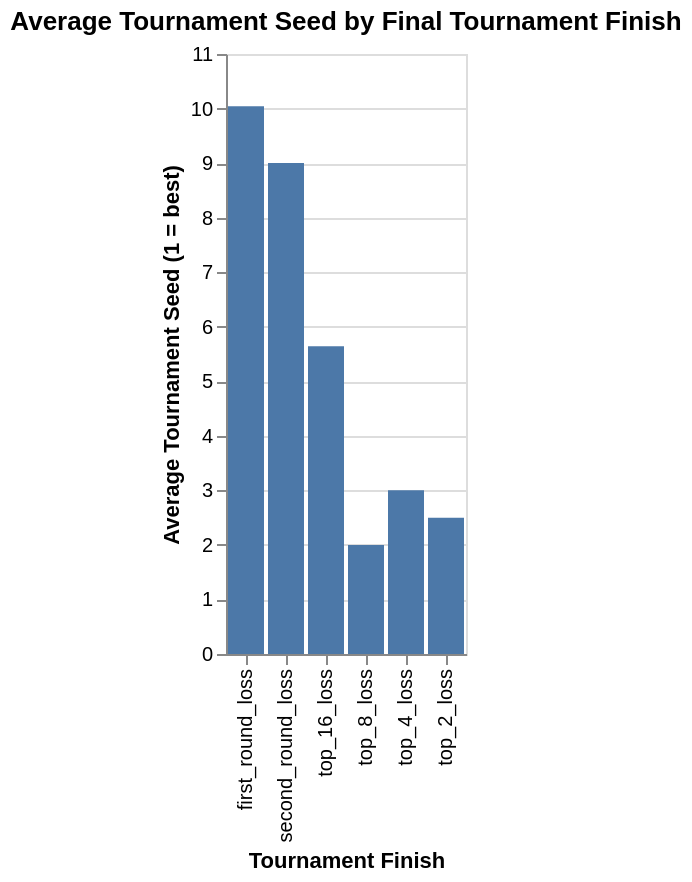

The notebook cell this image was saved under:
### Markdown cell above
Visualization 2: This chart compares average tournament seed with final tournament finishes to test whether the team's seed can predict how far a team advances. Average seed falls from about 10 for first round losers to about 2 to 3 for teams that reached the top 8 or beyond. Since a lower seed number would mean a better team, better seeds would tend to go further which would match the predicted pattern. This suggests that a team's seed is a strong predictor of tournament outcome, and a much clearer one than conference win percentage.

### Code cell
seed_plot = alt.Chart(wmm_tidy).mark_bar().encode(
    x = alt.X("tourney_finish").sort(finish_order).title("Tournament Finish"),
    y = alt.Y("mean(seed)").title("Average Tournament Seed (1 = best)")
).properties(
    title="Average Tournament Seed by Final Tournament Finish"
)

seed_plot

### Figure 1 — Vega-Lite specification as saved in the notebook (floating-point values rounded to 4 significant figures)
{"config": {"view": {"continuousWidth": 300, "continuousHeight": 300}}, "data": {"name": "data-cf216c69a7f94ce19a87af09c7742b5c"}, "mark": {"type": "bar"}, "encoding": {"x": {"field": "tourney_finish", "sort": ["opening_round_loss", "first_round_loss", "second_round_loss", "top_16_loss", "top_8_loss", "top_4_loss", "top_2_loss", "champ"], "title": "Tournament Finish", "type": "nominal"}, "y": {"aggregate": "mean", "field": "seed", "title": "Average Tournament Seed (1 = best)", "type": "quantitative"}}, "title": "Average Tournament Seed by Final Tournament Finish", "$schema": "https://vega.github.io/schema/vega-lite/v5.20.1.json", "datasets": {"data-cf216c69a7f94ce19a87af09c7742b5c": [{"year": 1983, "school": "Auburn", "seed": 5, "conf_wins_pct": 75.0, "reg_wins_pct": 76.7, "tourney_finish": "top_16_loss"}, {"year": 1983, "school": "Georgia", "seed": 2, "conf_wins_pct": 50.0, "reg_wins_pct": 80.0, "tourney_finish": "top_4_loss"}, {"year": 1983, "school": "Kentucky", "seed": 3, "conf_wins_pct": 75.0, "reg_wins_pct": 85.2, "tourney_finish": "first_round_loss"}, {"year": 1983, "school": "Ole Miss", "seed": 4, "conf_wins_pct": 75.0, "reg_wins_pct": 83.3, "tourney_finish": "top_16_loss"}, {"year": 1983, "school": "Tennessee", "seed": 1, "conf_wins_pct": 87.5, "reg_wins_pct": 76.7, "tourney_finish": "top_8_loss"}, {"year": 1984, "school": "Alabama", "seed": 2, "conf_wins_pct": 62.5, "reg_wins_pct": 73.3, "tourney_finish": "top_16_loss"}, {"year": 1984, "school": "Georgia", "seed": 1, "conf_wins_pct": 87.5, "reg_wins_pct": 93.3, "tourney_finish": "top_8_loss"}, {"year": 1984, "school": "Louisville", "seed": 5, "conf_wins_pct": 70.0, "reg_wins_pct": 51.6, "tourney_finish": "first_round_loss"}, {"year": 1984, "school": "LSU", "seed": 5, "conf_wins_pct": 62.5, "reg_wins_pct": 78.6, "tourney_finish": "top_16_loss"}, {"year": 1984, "school": "Ole Miss", "seed": 4, "conf_wins_pct": 75.0, "reg_wins_pct": 82.1, "tourney_finish": "top_16_loss"}, {"year": 1984, "school": "Tennessee", "seed": 3, "conf_wins_pct": 87.5, "reg_wins_pct": 67.9, "tourney_finish": "top_2_loss"}, {"year": 1985, "school": "Auburn", "seed": 3, "conf_wins_pct": 62.5, "reg_wins_pct": 82.8, "tourney_finish": "top_16_loss"}, {"year": 1985, "school": "Georgia", "seed": 2, "conf_wins_pct": 87.5, "reg_wins_pct": 86.2, "tourney_finish": "top_2_loss"}, {"year": 1985, "school": "Memphis", "seed": 6, "conf_wins_pct": 90.0, "reg_wins_pct": 79.3, "tourney_finish": "first_round_loss"}, {"year": 1985, "school": "Ole Miss", "seed": 2, "conf_wins_pct": 100.0, "reg_wins_pct": 93.1, "tourney_finish": "top_8_loss"}, {"year": 1985, "school": "Southern Miss.", "seed": 7, "conf_wins_pct": 80.0, "reg_wins_pct": 72.4, "tourney_finish": "first_round_loss"}, {"year": 1985, "school": "Tennessee", "seed": 3, "conf_wins_pct": 50.0, "reg_wins_pct": 70.0, "tourney_finish": "top_16_loss"}, {"year": 1996, "school": "DePaul", "seed": 7, "conf_wins_pct": 92.9, "reg_wins_pct": 69.0, "tourney_finish": "second_round_loss"}, {"year": 1996, "school": "George Washington", "seed": 6, "conf_wins_pct": 87.5, "reg_wins_pct": 80.6, "tourney_finish": "second_round_loss"}, {"year": 1996, "school": "Massachusetts", "seed": 8, "conf_wins_pct": 68.8, "reg_wins_pct": 69.0, "tourney_finish": "first_round_loss"}, {"year": 1996, "school": "Memphis", "seed": 8, "conf_wins_pct": 71.4, "reg_wins_pct": 66.7, "tourney_finish": "first_round_loss"}, {"year": 1996, "school": "Notre Dame", "seed": 12, "conf_wins_pct": 83.3, "reg_wins_pct": 75.9, "tourney_finish": "second_round_loss"}, {"year": 1996, "school": "Rhode Island", "seed": 10, "conf_wins_pct": 81.3, "reg_wins_pct": 75.0, "tourney_finish": "first_round_loss"}, {"year": 1996, "school": "Southern Miss.", "seed": 9, "conf_wins_pct": 78.6, "reg_wins_pct": 75.0, "tourney_finish": "second_round_loss"}, {"year": 1996, "school": "Tulane", "seed": 14, "conf_wins_pct": 64.3, "reg_wins_pct": 70.0, "tourney_finish": "first_round_loss"}, {"year": 1996, "school": "UConn", "seed": 1, "conf_wins_pct": 94.4, "reg_wins_pct": 90.9, "tourney_finish": "top_4_loss"}, {"year": 1997, "school": "DePaul", "seed": 12, "conf_wins_pct": 71.4, "reg_wins_pct": 71.4, "tourney_finish": "first_round_loss"}, {"year": 1997, "school": "George Washington", "seed": 5, "conf_wins_pct": 100.0, "reg_wins_pct": 83.3, "tourney_finish": "top_8_loss"}, {"year": 1997, "school": "Louisville", "seed": 10, "conf_wins_pct": 85.7, "reg_wins_pct": 71.4, "tourney_finish": "first_round_loss"}, {"year": 1997, "school": "Marquette", "seed": 12, "conf_wins_pct": 71.4, "reg_wins_pct": 69.0, "tourney_finish": "second_round_loss"}, {"year": 1997, "school": "Memphis", "seed": 11, "conf_wins_pct": 85.7, "reg_wins_pct": 78.6, "tourney_finish": "first_round_loss"}, {"year": 1997, "school": "Notre Dame", "seed": 6, "conf_wins_pct": 94.4, "reg_wins_pct": 81.8, "tourney_finish": "top_4_loss"}, {"year": 1997, "school": "Saint Joseph's", "seed": 7, "conf_wins_pct": 93.8, "reg_wins_pct": 86.2, "tourney_finish": "second_round_loss"}, {"year": 1997, "school": "San Diego St.", "seed": 11, "conf_wins_pct": 93.8, "reg_wins_pct": 79.3, "tourney_finish": "first_round_loss"}, {"year": 1997, "school": "Tulane", "seed": 4, "conf_wins_pct": 85.7, "reg_wins_pct": 86.7, "tourney_finish": "second_round_loss"}, {"year": 1997, "school": "UC Santa Barbara", "seed": 13, "conf_wins_pct": 93.3, "reg_wins_pct": 82.8, "tourney_finish": "first_round_loss"}, {"year": 1997, "school": "UConn", "seed": 1, "conf_wins_pct": 100.0, "reg_wins_pct": 100.0, "tourney_finish": "top_8_loss"}, {"year": 1997, "school": "Utah", "seed": 5, "conf_wins_pct": 93.8, "reg_wins_pct": 82.8, "tourney_finish": "second_round_loss"}, {"year": 1998, "school": "Colorado St.", "seed": 12, "conf_wins_pct": 78.6, "reg_wins_pct": 82.1, "tourney_finish": "second_round_loss"}, {"year": 1998, "school": "George Washington", "seed": 10, "conf_wins_pct": 75.0, "reg_wins_pct": 67.9, "tourney_finish": "second_round_loss"}, {"year": 1998, "school": "Hawaii", "seed": 8, "conf_wins_pct": 92.9, "reg_wins_pct": 88.9, "tourney_finish": "first_round_loss"}, {"year": 1998, "school": "Kent St.", "seed": 13, "conf_wins_pct": 100.0, "reg_wins_pct": 79.3, "tourney_finish": "first_round_loss"}, {"year": 1998, "school": "Louisville", "seed": 10, "conf_wins_pct": 75.0, "reg_wins_pct": 63.3, "tourney_finish": "second_round_loss"}, {"year": 1998, "school": "Marquette", "seed": 10, "conf_wins_pct": 81.3, "reg_wins_pct": 78.6, "tourney_finish": "first_round_loss"}, {"year": 1998, "school": "Massachusetts", "seed": 13, "conf_wins_pct": 68.8, "reg_wins_pct": 65.5, "tourney_finish": "first_round_loss"}, {"year": 1998, "school": "Memphis", "seed": 5, "conf_wins_pct": 87.5, "reg_wins_pct": 75.9, "tourney_finish": "first_round_loss"}, {"year": 1998, "school": "Miami (FL)", "seed": 11, "conf_wins_pct": 72.2, "reg_wins_pct": 67.9, "tourney_finish": "first_round_loss"}, {"year": 1998, "school": "New Mexico", "seed": 8, "conf_wins_pct": 71.4, "reg_wins_pct": 81.3, "tourney_finish": "first_round_loss"}, {"year": 1998, "school": "Notre Dame", "seed": 9, "conf_wins_pct": 66.7, "reg_wins_pct": 69.0, "tourney_finish": "top_16_loss"}, {"year": 1998, "school": "Rutgers", "seed": 5, "conf_wins_pct": 77.8, "reg_wins_pct": 69.0, "tourney_finish": "top_16_loss"}, {"year": 1998, "school": "SMU", "seed": 11, "conf_wins_pct": 78.6, "reg_wins_pct": 75.0, "tourney_finish": "first_round_loss"}, {"year": 1998, "school": "Tulane", "seed": 12, "conf_wins_pct": 75.0, "reg_wins_pct": 77.8, "tourney_finish": "first_round_loss"}, {"year": 1998, "school": "UC Santa Barbara", "seed": 11, "conf_wins_pct": 93.3, "reg_wins_pct": 83.9, "tourney_finish": "second_round_loss"}, {"year": 1998, "school": "UConn", "seed": 2, "conf_wins_pct": 94.4, "reg_wins_pct": 93.9, "tourney_finish": "top_8_loss"}, {"year": 1998, "school": "Utah", "seed": 7, "conf_wins_pct": 78.6, "reg_wins_pct": 80.8, "tourney_finish": "first_round_loss"}, {"year": 1998, "school": "Virginia Tech", "seed": 11, "conf_wins_pct": 68.8, "reg_wins_pct": 70.0, "tourney_finish": "second_round_loss"}, {"year": 1999, "school": "Cincinnati", "seed": 12, "conf_wins_pct": 75.0, "reg_wins_pct": 73.3, "tourney_finish": "first_round_loss"}, {"year": 1999, "school": "Colorado St.", "seed": 2, "conf_wins_pct": 100.0, "reg_wins_pct": 93.9, "tourney_finish": "top_16_loss"}, {"year": 1999, "school": "Louisville", "seed": 10, "conf_wins_pct": 75.0, "reg_wins_pct": 67.7, "tourney_finish": "first_round_loss"}, {"year": 1999, "school": "Marquette", "seed": 8, "conf_wins_pct": 75.0, "reg_wins_pct": 75.0, "tourney_finish": "first_round_loss"}, {"year": 1999, "school": "Saint Joseph's", "seed": 11, "conf_wins_pct": 87.5, "reg_wins_pct": 80.6, "tourney_finish": "second_round_loss"}, {"year": 1999, "school": "SMU", "seed": 11, "conf_wins_pct": 78.6, "reg_wins_pct": 65.5, "tourney_finish": "second_round_loss"}, {"year": 1999, "school": "Toledo", "seed": 6, "conf_wins_pct": 87.5, "reg_wins_pct": 83.3, "tourney_finish": "first_round_loss"}, {"year": 1999, "school": "Tulane", "seed": 6, "conf_wins_pct": 75.0, "reg_wins_pct": 82.8, "tourney_finish": "first_round_loss"}, {"year": 1999, "school": "UC Santa Barbara", "seed": 10, "conf_wins_pct": 100.0, "reg_wins_pct": 89.7, "tourney_finish": "first_round_loss"}, {"year": 1999, "school": "Virginia Tech", "seed": 4, "conf_wins_pct": 93.8, "reg_wins_pct": 92.9, "tourney_finish": "top_16_loss"}, {"year": 1999, "school": "Xavier", "seed": 8, "conf_wins_pct": 68.8, "reg_wins_pct": 74.2, "tourney_finish": "second_round_loss"}, {"year": 2000, "school": "George Washington", "seed": 7, "conf_wins_pct": 87.5, "reg_wins_pct": 83.3, "tourney_finish": "second_round_loss"}, {"year": 2000, "school": "Kent St.", "seed": 9, "conf_wins_pct": 93.8, "reg_wins_pct": 83.3, "tourney_finish": "first_round_loss"}, {"year": 2000, "school": "Marquette", "seed": 7, "conf_wins_pct": 87.5, "reg_wins_pct": 78.6, "tourney_finish": "first_round_loss"}, {"year": 2000, "school": "Saint Joseph's", "seed": 10, "conf_wins_pct": 87.5, "reg_wins_pct": 82.8, "tourney_finish": "second_round_loss"}, {"year": 2000, "school": "Tulane", "seed": 6, "conf_wins_pct": 75.0, "reg_wins_pct": 86.7, "tourney_finish": "second_round_loss"}, {"year": 2000, "school": "UAB", "seed": 11, "conf_wins_pct": 50.0, "reg_wins_pct": 61.3, "tourney_finish": "top_16_loss"}, {"year": 2000, "school": "UC Santa Barbara", "seed": 4, "conf_wins_pct": 100.0, "reg_wins_pct": 90.9, "tourney_finish": "first_round_loss"}, {"year": 2000, "school": "Xavier", "seed": 6, "conf_wins_pct": 81.3, "reg_wins_pct": 86.7, "tourney_finish": "first_round_loss"}, {"year": 2001, "school": "Denver", "seed": 10, "conf_wins_pct": 87.5, "reg_wins_pct": 80.0, "tourney_finish": "first_round_loss"}, {"year": 2001, "school": "Louisville", "seed": 13, "conf_wins_pct": 87.5, "reg_wins_pct": 67.9, "tourney_finish": "first_round_loss"}, {"year": 2001, "school": "Toledo", "seed": 12, "conf_wins_pct": 93.8, "reg_wins_pct": 83.3, "tourney_finish": "first_round_loss"}, {"year": 2001, "school": "Tulane", "seed": 10, "conf_wins_pct": 75.0, "reg_wins_pct": 71.0, "tourney_finish": "first_round_loss"}, {"year": 2002, "school": "Kent St.", "seed": 14, "conf_wins_pct": 81.3, "reg_wins_pct": 66.7, "tourney_finish": "first_round_loss"}, {"year": 2002, "school": "Temple", "seed": 14, "conf_wins_pct": 75.0, "reg_wins_pct": 66.7, "tourney_finish": "first_round_loss"}, {"year": 2003, "school": "George Washington", "seed": 7, "conf_wins_pct": 93.8, "reg_wins_pct": 80.0, "tourney_finish": "second_round_loss"}, {"year": 2003, "school": "Georgia St.", "seed": 16, "conf_wins_pct": 75.0, "reg_wins_pct": 66.7, "tourney_finish": "first_round_loss"}, {"year": 2003, "school": "Western Mich.", "seed": 14, "conf_wins_pct": 62.5, "reg_wins_pct": 64.5, "tourney_finish": "first_round_loss"}, {"year": 2003, "school": "Xavier", "seed": 10, "conf_wins_pct": 68.8, "reg_wins_pct": 69.0, "tourney_finish": "first_round_loss"}, {"year": 2004, "school": "Eastern Mich.", "seed": 14, "conf_wins_pct": 75.0, "reg_wins_pct": 75.9, "tourney_finish": "first_round_loss"}, {"year": 2004, "school": "George Washington", "seed": 8, "conf_wins_pct": 87.5, "reg_wins_pct": 75.9, "tourney_finish": "first_round_loss"}, {"year": 2004, "school": "Middle Tenn.", "seed": 13, "conf_wins_pct": 71.4, "reg_wins_pct": 76.7, "tourney_finish": "second_round_loss"}, {"year": 2004, "school": "Temple", "seed": 11, "conf_wins_pct": 87.5, "reg_wins_pct": 70.0, "tourney_finish": "first_round_loss"}, {"year": 2016, "school": "Belmont", "seed": 13, "conf_wins_pct": 81.3, "reg_wins_pct": 75.0, "tourney_finish": "first_round_loss"}, {"year": 2016, "school": "Buffalo", "seed": 14, "conf_wins_pct": 44.4, "reg_wins_pct": 60.6, "tourney_finish": "first_round_loss"}, {"year": 2017, "school": "Belmont", "seed": 13, "conf_wins_pct": 100.0, "reg_wins_pct": 84.4, "tourney_finish": "first_round_loss"}, {"year": 2017, "school": "Toledo", "seed": 10, "conf_wins_pct": 66.7, "reg_wins_pct": 75.8, "tourney_finish": "first_round_loss"}, {"year": 2018, "school": "Belmont", "seed": 12, "conf_wins_pct": 100.0, "reg_wins_pct": 91.2, "tourney_finish": "first_round_loss"}, {"year": 2018, "school": "Buffalo", "seed": 11, "conf_wins_pct": 88.9, "reg_wins_pct": 84.4, "tourney_finish": "top_16_loss"}, {"year": 2018, "school": "Central Mich.", "seed": 11, "conf_wins_pct": 94.4, "reg_wins_pct": 87.5, "tourney_finish": "top_16_loss"}]}}
